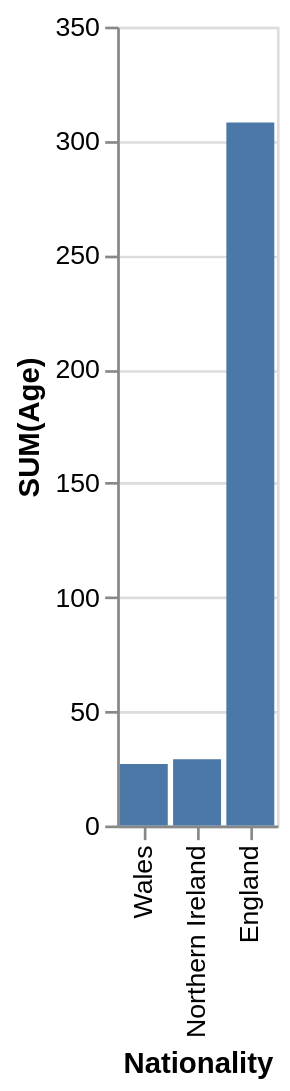

Write a Vega-Lite specification for this figure.
### Vega-Lite specification from a JSON file in a GitHub repository (floating-point values rounded to 4 significant figures)
{"data": {"values": [{"x_data": "Wales", "y_data": 27}, {"x_data": "Northern Ireland", "y_data": 29}, {"x_data": "England", "y_data": 308}]}, "mark": "bar", "encoding": {"x": {"field": "x_data", "type": "nominal", "title": "Nationality", "sort": "descending"}, "y": {"field": "y_data", "type": "quantitative", "title": "SUM(Age)"}}}
